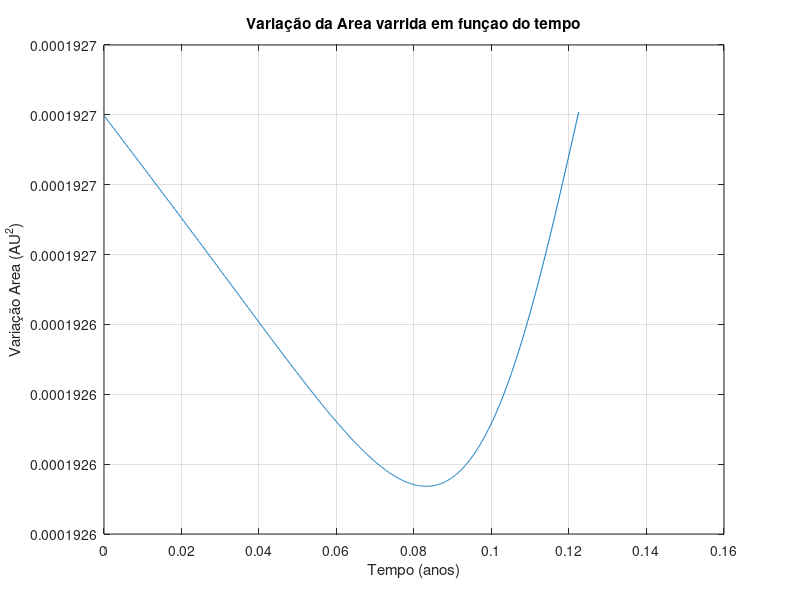

This figure's MATLAB source:
%%  Ex2.c

clear,clc,close all

%% EQUAÇÕES DIFERENCIAS PARA APLICAÇÃO DO MÉTODO DE EULER

% Equação diferencial principal:
%             Fr=m*a <=>
%             <=> m*ar=-G*ms*mm*rr/r^3 <=>
%             <=> vr'=-G*rr/r^3 <=>
%             <=> rr'' = -G*rr/r^3 <=>
%             <=> (xî+yî)'' = -G*(xî+yî)/r^3 <=>
%             <=> xî'' = -G/r^3*xî   e     yî'' = -G/r^3*yî
% 
%  Dividindo esta EDO em 2 de primeira ordem temos:
%             vr' = -G*rr/r^3     e     vr=rr'

%% CONSTANTES

G=4*pi^2;       %Produto Gms(constante gravitacional)
h=0.0001;       %Passo temporal (ano)
t=0:h:1;        %vetor tempo

%USAR PLANO XY PARA REPRESENTAR A FORÇA, logo teremos posição em x e em y e
%velocidades de x e velocidades de y !!SOL É A ORIGEM DO REFERENCIAL!!

x=[];
y=[];
vx=[];
vy=[];
r=[];       %raio da trajetoria em uma posição exata -> para calcular a força

x(1)=0.47; 
y(1)=0;
vx(1)=0;
vy(1)=8.2;
r(1)=sqrt(x(1)^2+y(1)^2);   %raio no momento 

%% MÉTODO DE EULER-CROMER

for i=1:length(t)-1
    vx(i+1)=vx(i)-G/r(i)^3*x(i)*h;   %velocidade em x
    x(i+1)=x(i)+vx(i+1)*h;      %posição x

    vy(i+1)=vy(i)-G/r(i)^3*y(i)*h;   %velocidade em x
    y(i+1)=y(i)+vy(i+1)*h;      %posição x

    r(i+1)=sqrt(x(i+1)^2+y(i+1)^2); %raio da posição seguinte
    
end

%% CALCULO DA AREA VARRIDA

theta=[];
Area=[];
Area(1)=0;
theta(1)=0;
for i=1:length(t)-1
    theta(i+1)=mod(atan2(y(i+1),x(i+1)),2*pi); %obter coordenada polar theta
    Area(i+1)=r(i+1)^2*(theta(i+1)-theta(i))/2;

    if ((y(i+1)<y(1)) && (y(i)>y(1)))   %condiçao para meia orbita
        break
    end
end

%% GRÁFICOS
                %%  TA MAL CARALHOOOOOOO
figure(1)
plot(t(2:length(Area)),Area(2:length(Area)))
grid on
title('Variação da Area varrida em funçao do tempo')
xlabel('Tempo (anos)')
ylabel('Variação Area (AU^2)')
